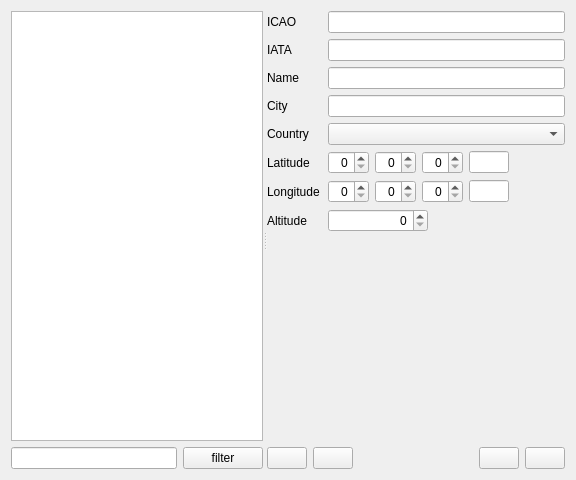
<ui version="4.0" >
 <class>AirportsWidget</class>
 <widget class="QWidget" name="AirportsWidget" >
  <property name="geometry" >
   <rect>
    <x>0</x>
    <y>0</y>
    <width>576</width>
    <height>480</height>
   </rect>
  </property>
  <property name="windowTitle" >
   <string>Form</string>
  </property>
  <layout class="QGridLayout" >
   <item row="0" column="0" >
    <widget class="QSplitter" name="splitter" >
     <property name="orientation" >
      <enum>Qt::Horizontal</enum>
     </property>
     <widget class="QWidget" name="layoutWidget" >
      <layout class="QVBoxLayout" >
       <item>
        <widget class="QTableView" name="airportsTable" >
         <property name="windowModality" >
          <enum>Qt::NonModal</enum>
         </property>
         <property name="autoFillBackground" >
          <bool>true</bool>
         </property>
         <property name="editTriggers" >
          <set>QAbstractItemView::NoEditTriggers</set>
         </property>
         <property name="alternatingRowColors" >
          <bool>true</bool>
         </property>
         <property name="selectionMode" >
          <enum>QAbstractItemView::SingleSelection</enum>
         </property>
         <property name="selectionBehavior" >
          <enum>QAbstractItemView::SelectRows</enum>
         </property>
         <property name="sortingEnabled" >
          <bool>true</bool>
         </property>
        </widget>
       </item>
       <item>
        <layout class="QHBoxLayout" >
         <item>
          <widget class="QLineEdit" name="filter_lineEdit" />
         </item>
         <item>
          <widget class="QPushButton" name="filter_pushButton" >
           <property name="text" >
            <string>filter</string>
           </property>
          </widget>
         </item>
        </layout>
       </item>
      </layout>
     </widget>
     <widget class="QWidget" name="layoutWidget" >
      <layout class="QVBoxLayout" >
       <item>
        <layout class="QGridLayout" >
         <item row="0" column="0" >
          <widget class="QLabel" name="icao_label" >
           <property name="minimumSize" >
            <size>
             <width>55</width>
             <height>0</height>
            </size>
           </property>
           <property name="frameShape" >
            <enum>QFrame::NoFrame</enum>
           </property>
           <property name="text" >
            <string>ICAO</string>
           </property>
          </widget>
         </item>
         <item row="0" column="1" >
          <widget class="QLineEdit" name="icao_lineEdit" >
           <property name="maxLength" >
            <number>32767</number>
           </property>
          </widget>
         </item>
         <item row="1" column="0" >
          <widget class="QLabel" name="iata_label" >
           <property name="minimumSize" >
            <size>
             <width>55</width>
             <height>0</height>
            </size>
           </property>
           <property name="text" >
            <string>IATA</string>
           </property>
          </widget>
         </item>
         <item row="1" column="1" >
          <widget class="QLineEdit" name="iata_lineEdit" >
           <property name="maxLength" >
            <number>3</number>
           </property>
          </widget>
         </item>
         <item row="2" column="0" >
          <widget class="QLabel" name="name_label" >
           <property name="minimumSize" >
            <size>
             <width>55</width>
             <height>0</height>
            </size>
           </property>
           <property name="text" >
            <string>Name</string>
           </property>
          </widget>
         </item>
         <item row="2" column="1" >
          <widget class="QLineEdit" name="name_lineEdit" >
           <property name="maxLength" >
            <number>255</number>
           </property>
          </widget>
         </item>
         <item row="3" column="0" >
          <widget class="QLabel" name="city_label" >
           <property name="minimumSize" >
            <size>
             <width>55</width>
             <height>0</height>
            </size>
           </property>
           <property name="text" >
            <string>City</string>
           </property>
          </widget>
         </item>
         <item row="3" column="1" >
          <widget class="QLineEdit" name="city_lineEdit" />
         </item>
         <item row="4" column="0" >
          <widget class="QLabel" name="country_label" >
           <property name="minimumSize" >
            <size>
             <width>55</width>
             <height>0</height>
            </size>
           </property>
           <property name="text" >
            <string>Country</string>
           </property>
          </widget>
         </item>
         <item row="5" column="0" >
          <widget class="QLabel" name="latitude_label" >
           <property name="minimumSize" >
            <size>
             <width>55</width>
             <height>0</height>
            </size>
           </property>
           <property name="text" >
            <string>Latitude</string>
           </property>
          </widget>
         </item>
         <item row="5" column="1" >
          <layout class="QHBoxLayout" >
           <item>
            <widget class="QSpinBox" name="latitude_spinBox_deg" >
             <property name="alignment" >
              <set>Qt::AlignRight|Qt::AlignTrailing|Qt::AlignVCenter</set>
             </property>
            </widget>
           </item>
           <item>
            <widget class="QSpinBox" name="latitude_spinBox_min" >
             <property name="alignment" >
              <set>Qt::AlignRight|Qt::AlignTrailing|Qt::AlignVCenter</set>
             </property>
            </widget>
           </item>
           <item>
            <widget class="QSpinBox" name="latitude_spinBox_sec" >
             <property name="alignment" >
              <set>Qt::AlignRight|Qt::AlignTrailing|Qt::AlignVCenter</set>
             </property>
            </widget>
           </item>
           <item>
            <widget class="QLineEdit" name="latitude_lineEdit_dir" >
             <property name="maximumSize" >
              <size>
               <width>40</width>
               <height>16777215</height>
              </size>
             </property>
            </widget>
           </item>
           <item>
            <spacer>
             <property name="orientation" >
              <enum>Qt::Horizontal</enum>
             </property>
             <property name="sizeHint" stdset="0" >
              <size>
               <width>16</width>
               <height>20</height>
              </size>
             </property>
            </spacer>
           </item>
          </layout>
         </item>
         <item row="6" column="0" >
          <widget class="QLabel" name="lonitude_label" >
           <property name="minimumSize" >
            <size>
             <width>55</width>
             <height>0</height>
            </size>
           </property>
           <property name="text" >
            <string>Longitude</string>
           </property>
          </widget>
         </item>
         <item row="6" column="1" >
          <layout class="QHBoxLayout" >
           <item>
            <widget class="QSpinBox" name="longitude_spinBox_deg" >
             <property name="alignment" >
              <set>Qt::AlignRight|Qt::AlignTrailing|Qt::AlignVCenter</set>
             </property>
            </widget>
           </item>
           <item>
            <widget class="QSpinBox" name="longitude_spinBox_min" >
             <property name="alignment" >
              <set>Qt::AlignRight|Qt::AlignTrailing|Qt::AlignVCenter</set>
             </property>
            </widget>
           </item>
           <item>
            <widget class="QSpinBox" name="longitude_spinBox_sec" >
             <property name="alignment" >
              <set>Qt::AlignRight|Qt::AlignTrailing|Qt::AlignVCenter</set>
             </property>
            </widget>
           </item>
           <item>
            <widget class="QLineEdit" name="longitude_lineEdit_dir" >
             <property name="maximumSize" >
              <size>
               <width>40</width>
               <height>16777215</height>
              </size>
             </property>
            </widget>
           </item>
           <item>
            <spacer>
             <property name="orientation" >
              <enum>Qt::Horizontal</enum>
             </property>
             <property name="sizeHint" stdset="0" >
              <size>
               <width>16</width>
               <height>20</height>
              </size>
             </property>
            </spacer>
           </item>
          </layout>
         </item>
         <item row="7" column="0" >
          <widget class="QLabel" name="altitude_label" >
           <property name="minimumSize" >
            <size>
             <width>55</width>
             <height>0</height>
            </size>
           </property>
           <property name="text" >
            <string>Altitude</string>
           </property>
          </widget>
         </item>
         <item row="7" column="1" >
          <layout class="QHBoxLayout" >
           <item>
            <widget class="QSpinBox" name="altitude_spinBox" >
             <property name="sizePolicy" >
              <sizepolicy vsizetype="Fixed" hsizetype="Minimum" >
               <horstretch>0</horstretch>
               <verstretch>0</verstretch>
              </sizepolicy>
             </property>
             <property name="minimumSize" >
              <size>
               <width>100</width>
               <height>0</height>
              </size>
             </property>
             <property name="alignment" >
              <set>Qt::AlignRight|Qt::AlignTrailing|Qt::AlignVCenter</set>
             </property>
             <property name="suffix" >
              <string/>
             </property>
             <property name="maximum" >
              <number>99999</number>
             </property>
            </widget>
           </item>
           <item>
            <spacer>
             <property name="orientation" >
              <enum>Qt::Horizontal</enum>
             </property>
             <property name="sizeHint" stdset="0" >
              <size>
               <width>40</width>
               <height>20</height>
              </size>
             </property>
            </spacer>
           </item>
          </layout>
         </item>
         <item row="4" column="1" >
          <widget class="QComboBox" name="country_comboBox" />
         </item>
        </layout>
       </item>
       <item>
        <spacer>
         <property name="orientation" >
          <enum>Qt::Vertical</enum>
         </property>
         <property name="sizeHint" stdset="0" >
          <size>
           <width>298</width>
           <height>31</height>
          </size>
         </property>
        </spacer>
       </item>
       <item>
        <layout class="QHBoxLayout" >
         <item>
          <widget class="QPushButton" name="pushButton_new" >
           <property name="text" >
            <string/>
           </property>
           <property name="icon" >
            <iconset resource="../qAirLog.qrc" >
             <normaloff>:/images/images/adept_install.png</normaloff>:/images/images/adept_install.png</iconset>
           </property>
          </widget>
         </item>
         <item>
          <widget class="QPushButton" name="pushButton_delete" >
           <property name="text" >
            <string/>
           </property>
           <property name="icon" >
            <iconset resource="../qAirLog.qrc" >
             <normaloff>:/images/images/adept_purge.png</normaloff>:/images/images/adept_purge.png</iconset>
           </property>
          </widget>
         </item>
         <item>
          <spacer>
           <property name="orientation" >
            <enum>Qt::Horizontal</enum>
           </property>
           <property name="sizeHint" stdset="0" >
            <size>
             <width>20</width>
             <height>20</height>
            </size>
           </property>
          </spacer>
         </item>
         <item>
          <widget class="QPushButton" name="pushButton_revert" >
           <property name="text" >
            <string/>
           </property>
           <property name="icon" >
            <iconset resource="../qAirLog.qrc" >
             <normaloff>:/images/images/button_cancel.png</normaloff>:/images/images/button_cancel.png</iconset>
           </property>
          </widget>
         </item>
         <item>
          <widget class="QPushButton" name="pushButton_submit" >
           <property name="text" >
            <string/>
           </property>
           <property name="icon" >
            <iconset resource="../qAirLog.qrc" >
             <normaloff>:/images/images/button_ok.png</normaloff>:/images/images/button_ok.png</iconset>
           </property>
          </widget>
         </item>
        </layout>
       </item>
      </layout>
     </widget>
    </widget>
   </item>
  </layout>
 </widget>
 <resources>
  <include location="../qAirLog.qrc" />
 </resources>
 <connections/>
</ui>
